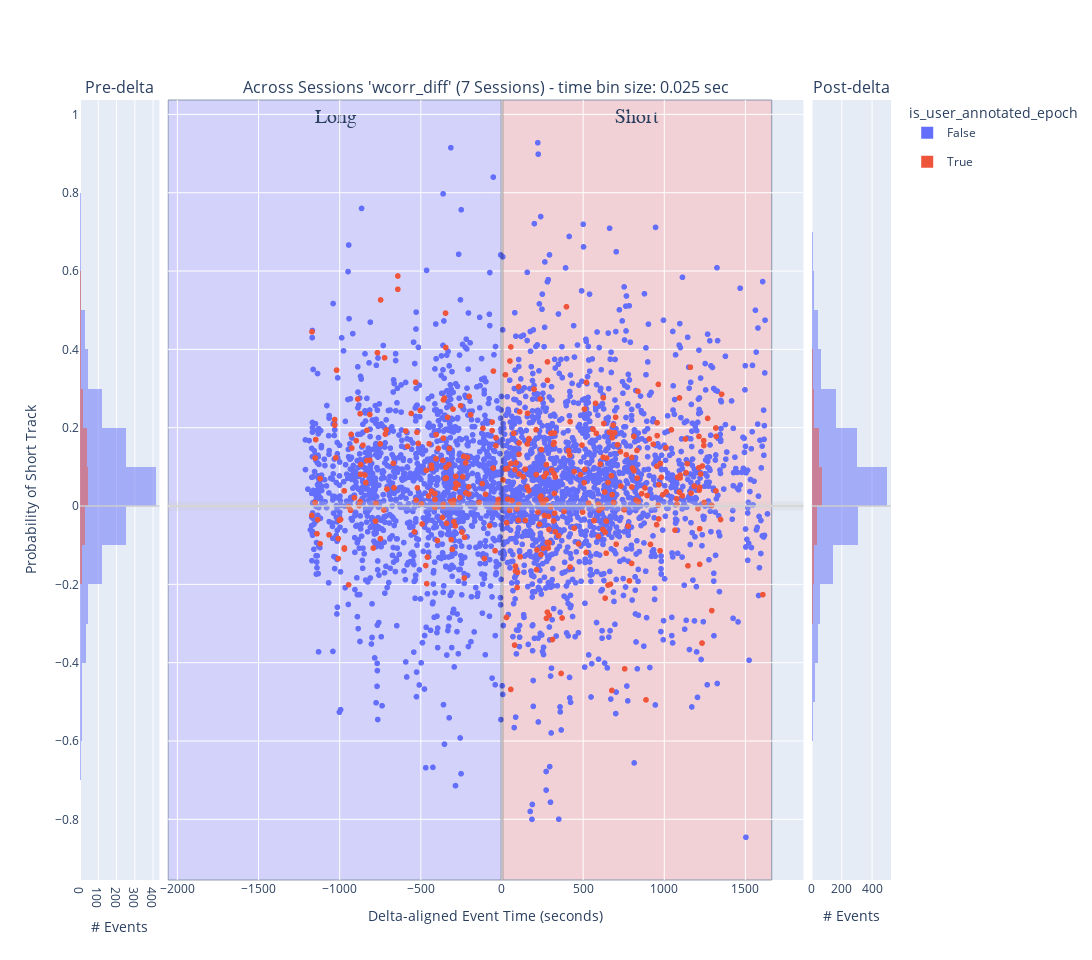

Notebook code for this chart:
### Code cell
# variable_name = 'total_congruent_direction_change_diff'
# variable_name = 'long_best_congruent_dir_bins_ratio'
# variable_name = 'long_best_total_congruent_direction_change'
variable_name = 'wcorr_diff'
# variable_name = 'long_best_wcorr'
# 'color':'is_user_annotated_epoch'
# 'color': 'is_user_annotated_epoch', 
px_scatter_kwargs = {'x': 'delta_aligned_start_t', 'y': variable_name, 'color':"is_user_annotated_epoch", 'title': f"'{variable_name}'", 'labels': {'session_name': 'Session', 'time_bin_size': 'tbin_size', 'is_user_annotated_epoch':'user_sel'}} # , 'color': 'time_bin_size', 'range_y': [-1.0, 1.0], 
# hist_kwargs = dict(color="time_bin_size")
hist_kwargs = dict(color="is_user_annotated_epoch") # , histnorm='probability density'
new_fig_ripples, figure_context = plotly_pre_post_delta_scatter(data_results_df=concatenated_ripple_df, out_scatter_fig=None, histogram_bins=histogram_bins,
                        px_scatter_kwargs=px_scatter_kwargs, histogram_variable_name=variable_name, hist_kwargs=hist_kwargs, forced_range_y=None,
                        time_delta_tuple=(earliest_delta_aligned_t_start, 0.0, latest_delta_aligned_t_end), is_dark_mode=is_dark_mode)
_extras_output_dict = {}
_extras_output_dict["y_mid_line"] = new_fig_ripples.add_hline(y=0.0, line=dict(color="rgba(0.8,0.8,0.8,.75)", width=2), row='all', col='all')
new_fig_ripples.update_layout(fig_size_kwargs)
new_fig_ripples.show()

figure_context = figure_context.adding_context_if_missing(num_sessions=num_sessions, plot_type='scatter+hist', comparison='pre-post-delta', variable_name=variable_name)
figure_out_paths = save_plotly(a_fig=new_fig_ripples, a_fig_context=figure_context)

### Figure 1 — Plotly figure (JSON) as saved in the notebook; plotly's stock layout.template omitted (floating-point values rounded to 4 significant figures; data arrays with more than 128 entries replaced by an {"elided": "..."} marker saying what was removed)
{"data": [{"alignmentgroup": "True", "bingroup": "y", "hovertemplate": "is_user_annotated_epoch=False<br>count=%{x}<br>wcorr_diff=%{y}<extra></extra>", "legendgroup": "False", "marker": {"color": "#636efa", "opacity": 0.5, "pattern": {"shape": ""}}, "name": "False", "nbinsy": 25, "offsetgroup": "False", "orientation": "h", "showlegend": true, "type": "histogram", "xaxis": "x", "y": {"elided": "1375 float values"}, "yaxis": "y"}, {"alignmentgroup": "True", "bingroup": "y", "hovertemplate": "is_user_annotated_epoch=True<br>count=%{x}<br>wcorr_diff=%{y}<extra></extra>", "legendgroup": "True", "marker": {"color": "#EF553B", "opacity": 0.5, "pattern": {"shape": ""}}, "name": "True", "nbinsy": 25, "offsetgroup": "True", "orientation": "h", "showlegend": true, "type": "histogram", "xaxis": "x", "y": {"elided": "151 float values"}, "yaxis": "y"}, {"hovertemplate": "user_sel=False<br>delta_aligned_start_t=%{x}<br>wcorr_diff=%{y}<extra></extra>", "legendgroup": "False", "marker": {"color": "#636efa", "symbol": "circle"}, "mode": "markers", "name": "False", "showlegend": false, "type": "scattergl", "x": {"elided": "3115 float values"}, "xaxis": "x2", "y": {"elided": "3115 float values"}, "yaxis": "y2"}, {"hovertemplate": "user_sel=True<br>delta_aligned_start_t=%{x}<br>wcorr_diff=%{y}<extra></extra>", "legendgroup": "True", "marker": {"color": "#EF553B", "symbol": "circle"}, "mode": "markers", "name": "True", "showlegend": false, "type": "scattergl", "x": {"elided": "371 float values"}, "xaxis": "x2", "y": {"elided": "371 float values"}, "yaxis": "y2"}, {"alignmentgroup": "True", "bingroup": "y", "hovertemplate": "is_user_annotated_epoch=False<br>count=%{x}<br>wcorr_diff=%{y}<extra></extra>", "legendgroup": "False", "marker": {"color": "#636efa", "opacity": 0.5, "pattern": {"shape": ""}}, "name": "False", "nbinsy": 25, "offsetgroup": "False", "orientation": "h", "showlegend": false, "type": "histogram", "xaxis": "x3", "y": {"elided": "1740 float values"}, "yaxis": "y3"}, {"alignmentgroup": "True", "bingroup": "y", "hovertemplate": "is_user_annotated_epoch=True<br>count=%{x}<br>wcorr_diff=%{y}<extra></extra>", "legendgroup": "True", "marker": {"color": "#EF553B", "opacity": 0.5, "pattern": {"shape": ""}}, "name": "True", "nbinsy": 25, "offsetgroup": "True", "orientation": "h", "showlegend": false, "type": "histogram", "xaxis": "x3", "y": {"elided": "220 float values"}, "yaxis": "y3"}], "layout": {"annotations": [{"font": {"size": 16}, "showarrow": false, "text": "Pre-delta", "x": 0.049, "xanchor": "center", "xref": "paper", "y": 1, "yanchor": "bottom", "yref": "paper"}, {"font": {"size": 16}, "showarrow": false, "text": "Across Sessions 'wcorr_diff' (7 Sessions) - time bin size: 0.025 sec", "x": 0.5, "xanchor": "center", "xref": "paper", "y": 1, "yanchor": "bottom", "yref": "paper"}, {"font": {"size": 16}, "showarrow": false, "text": "Post-delta", "x": 0.951, "xanchor": "center", "xref": "paper", "y": 1, "yanchor": "bottom", "yref": "paper"}], "barmode": "overlay", "height": 960, "legend": {"title": {"text": "is_user_annotated_epoch"}}, "shapes": [{"line": {"color": "rgba(0.8,0.8,0.8,.25)", "width": 9}, "type": "line", "x0": 0, "x1": 1, "xref": "x2 domain", "y0": 0, "y1": 0, "yref": "y2"}, {"line": {"color": "rgba(1,1,1,.25)", "width": 3}, "type": "line", "x0": 0, "x1": 0, "xref": "x2", "y0": 0, "y1": 1, "yref": "y2 domain"}, {"fillcolor": "#c2b8ff", "label": {"font": {"family": "Times New Roman", "size": 20}, "text": "Long", "textposition": "top center"}, "layer": "below", "line": {"width": 1}, "opacity": 0.5, "type": "rect", "x0": -2057.0, "x1": 0, "xref": "x2", "y0": 0, "y1": 1, "yref": "y2 domain"}, {"fillcolor": "#ffb8b8", "label": {"font": {"family": "Times New Roman", "size": 20}, "text": "Short", "textposition": "top center"}, "layer": "below", "line": {"width": 1}, "opacity": 0.5, "type": "rect", "x0": 0, "x1": 1662.0, "xref": "x2", "y0": 0, "y1": 1, "yref": "y2 domain"}, {"line": {"color": "rgba(0.8,0.8,0.8,.75)", "width": 2}, "type": "line", "x0": 0, "x1": 1, "xref": "x domain", "y0": 0, "y1": 0, "yref": "y"}, {"line": {"color": "rgba(0.8,0.8,0.8,.75)", "width": 2}, "type": "line", "x0": 0, "x1": 1, "xref": "x2 domain", "y0": 0, "y1": 0, "yref": "y2"}, {"line": {"color": "rgba(0.8,0.8,0.8,.75)", "width": 2}, "type": "line", "x0": 0, "x1": 1, "xref": "x3 domain", "y0": 0, "y1": 0, "yref": "y3"}], "width": 3300, "xaxis": {"anchor": "y", "domain": [0, 0.098], "title": {"text": "# Events"}}, "xaxis2": {"anchor": "y2", "domain": [0.108, 0.892], "title": {"text": "Delta-aligned Event Time (seconds)"}}, "xaxis3": {"anchor": "y3", "domain": [0.902, 1], "title": {"text": "# Events"}}, "yaxis": {"anchor": "x", "domain": [0, 1], "title": {"text": "Probability of Short Track"}}, "yaxis2": {"anchor": "x2", "domain": [0, 1], "matches": "y", "showticklabels": false}, "yaxis3": {"anchor": "x3", "domain": [0, 1], "matches": "y", "showticklabels": false}}}
